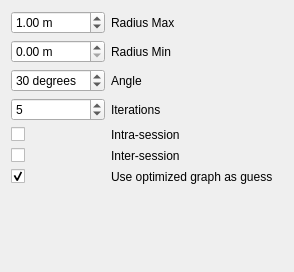
       <widget class="QWidget" name="page_5">
        <property name="geometry">
         <rect>
          <x>0</x>
          <y>0</y>
          <width>294</width>
          <height>272</height>
         </rect>
        </property>
        <attribute name="label">
         <string>Detect more loop closures</string>
        </attribute>
        <layout class="QGridLayout" name="gridLayout_10" columnstretch="0,1">
         <item row="1" column="0">
          <widget class="QDoubleSpinBox" name="doubleSpinBox_detectMore_radiusMin">
           <property name="suffix">
            <string> m</string>
           </property>
           <property name="decimals">
            <number>2</number>
           </property>
           <property name="maximum">
            <double>10.000000000000000</double>
           </property>
           <property name="singleStep">
            <double>0.100000000000000</double>
           </property>
           <property name="value">
            <double>0.000000000000000</double>
           </property>
          </widget>
         </item>
         <item row="1" column="1">
          <widget class="QLabel" name="label_36">
           <property name="text">
            <string>Radius Min</string>
           </property>
          </widget>
         </item>
         <item row="4" column="1">
          <widget class="QLabel" name="label_32">
           <property name="text">
            <string>Intra-session</string>
           </property>
          </widget>
         </item>
         <item row="7" column="0">
          <spacer name="verticalSpacer_5">
           <property name="orientation">
            <enum>Qt::Vertical</enum>
           </property>
           <property name="sizeHint" stdset="0">
            <size>
             <width>20</width>
             <height>40</height>
            </size>
           </property>
          </spacer>
         </item>
         <item row="0" column="1">
          <widget class="QLabel" name="label_29">
           <property name="text">
            <string>Radius Max</string>
           </property>
          </widget>
         </item>
         <item row="2" column="1">
          <widget class="QLabel" name="label_30">
           <property name="text">
            <string>Angle</string>
           </property>
          </widget>
         </item>
         <item row="2" column="0">
          <widget class="QDoubleSpinBox" name="doubleSpinBox_detectMore_angle">
           <property name="suffix">
            <string> degrees</string>
           </property>
           <property name="decimals">
            <number>0</number>
           </property>
           <property name="maximum">
            <double>180.000000000000000</double>
           </property>
           <property name="singleStep">
            <double>1.000000000000000</double>
           </property>
           <property name="value">
            <double>30.000000000000000</double>
           </property>
          </widget>
         </item>
         <item row="0" column="0">
          <widget class="QDoubleSpinBox" name="doubleSpinBox_detectMore_radius">
           <property name="suffix">
            <string> m</string>
           </property>
           <property name="decimals">
            <number>2</number>
           </property>
           <property name="maximum">
            <double>10.000000000000000</double>
           </property>
           <property name="singleStep">
            <double>0.100000000000000</double>
           </property>
           <property name="value">
            <double>1.000000000000000</double>
           </property>
          </widget>
         </item>
         <item row="3" column="0">
          <widget class="QSpinBox" name="spinBox_detectMore_iterations">
           <property name="minimum">
            <number>1</number>
           </property>
           <property name="maximum">
            <number>100</number>
           </property>
           <property name="value">
            <number>5</number>
           </property>
          </widget>
         </item>
         <item row="4" column="0">
          <widget class="QCheckBox" name="checkBox_detectMore_intraSession">
           <property name="text">
            <string/>
           </property>
          </widget>
         </item>
         <item row="3" column="1">
          <widget class="QLabel" name="label_31">
           <property name="text">
            <string>Iterations</string>
           </property>
          </widget>
         </item>
         <item row="5" column="1">
          <widget class="QLabel" name="label_34">
           <property name="text">
            <string>Inter-session</string>
           </property>
          </widget>
         </item>
         <item row="5" column="0">
          <widget class="QCheckBox" name="checkBox_detectMore_interSession">
           <property name="text">
            <string/>
           </property>
          </widget>
         </item>
         <item row="6" column="0">
          <widget class="QCheckBox" name="checkBox_opt_graph_as_guess">
           <property name="text">
            <string/>
           </property>
           <property name="checked">
            <bool>true</bool>
           </property>
          </widget>
         </item>
         <item row="6" column="1">
          <widget class="QLabel" name="label_37">
           <property name="text">
            <string>Use optimized graph as guess</string>
           </property>
           <property name="wordWrap">
            <bool>true</bool>
           </property>
          </widget>
         </item>
        </layout>
       </widget>
